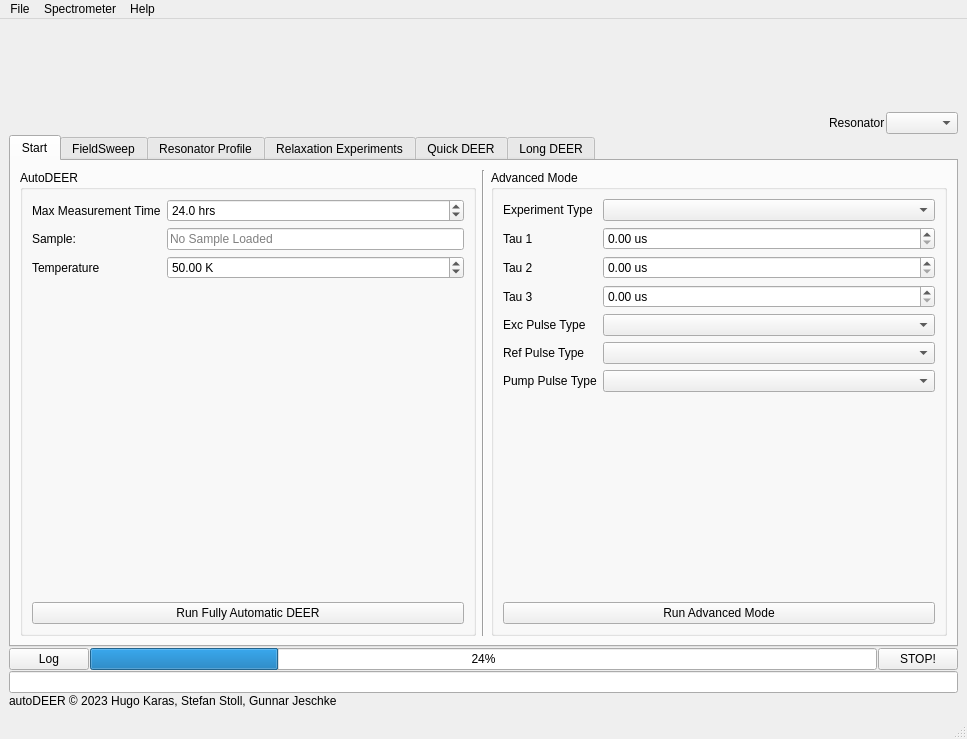
<?xml version="1.0" encoding="UTF-8"?>
<ui version="4.0">
 <class>MainWindow</class>
 <widget class="QMainWindow" name="MainWindow">
  <property name="geometry">
   <rect>
    <x>0</x>
    <y>0</y>
    <width>967</width>
    <height>739</height>
   </rect>
  </property>
  <property name="windowTitle">
   <string>MainWindow</string>
  </property>
  <widget class="QWidget" name="centralwidget">
   <layout class="QHBoxLayout" name="horizontalLayout_2">
    <item>
     <layout class="QVBoxLayout" name="verticalLayout">
      <property name="spacing">
       <number>1</number>
      </property>
      <item>
       <spacer name="verticalSpacer">
        <property name="orientation">
         <enum>Qt::Vertical</enum>
        </property>
        <property name="sizeHint" stdset="0">
         <size>
          <width>20</width>
          <height>40</height>
         </size>
        </property>
       </spacer>
      </item>
      <item>
       <layout class="QHBoxLayout" name="logobar">
        <item>
         <widget class="QLabel" name="logo">
          <property name="sizePolicy">
           <sizepolicy hsizetype="Maximum" vsizetype="Maximum">
            <horstretch>0</horstretch>
            <verstretch>0</verstretch>
           </sizepolicy>
          </property>
          <property name="maximumSize">
           <size>
            <width>400</width>
            <height>100</height>
           </size>
          </property>
          <property name="text">
           <string notr="true"/>
          </property>
         </widget>
        </item>
        <item>
         <spacer name="horizontalSpacer">
          <property name="orientation">
           <enum>Qt::Horizontal</enum>
          </property>
          <property name="sizeHint" stdset="0">
           <size>
            <width>40</width>
            <height>20</height>
           </size>
          </property>
         </spacer>
        </item>
        <item>
         <layout class="QFormLayout" name="formLayout_4">
          <item row="0" column="0">
           <widget class="QLabel" name="resonatorLabel">
            <property name="text">
             <string>Resonator</string>
            </property>
           </widget>
          </item>
          <item row="0" column="1">
           <widget class="QComboBox" name="resonatorComboBox"/>
          </item>
         </layout>
        </item>
       </layout>
      </item>
      <item>
       <widget class="QTabWidget" name="Tab_widget">
        <property name="tabPosition">
         <enum>QTabWidget::North</enum>
        </property>
        <property name="tabShape">
         <enum>QTabWidget::Rounded</enum>
        </property>
        <property name="currentIndex">
         <number>0</number>
        </property>
        <property name="elideMode">
         <enum>Qt::ElideRight</enum>
        </property>
        <property name="usesScrollButtons">
         <bool>false</bool>
        </property>
        <property name="documentMode">
         <bool>false</bool>
        </property>
        <property name="tabsClosable">
         <bool>false</bool>
        </property>
        <property name="tabBarAutoHide">
         <bool>false</bool>
        </property>
        <widget class="QWidget" name="startTab">
         <attribute name="title">
          <string>Start</string>
         </attribute>
         <layout class="QHBoxLayout" name="horizontalLayout_10">
          <item>
           <widget class="QGroupBox" name="groupBox_2">
            <property name="sizePolicy">
             <sizepolicy hsizetype="Preferred" vsizetype="MinimumExpanding">
              <horstretch>1</horstretch>
              <verstretch>0</verstretch>
             </sizepolicy>
            </property>
            <property name="minimumSize">
             <size>
              <width>150</width>
              <height>0</height>
             </size>
            </property>
            <property name="title">
             <string>AutoDEER</string>
            </property>
            <layout class="QVBoxLayout" name="verticalLayout_8">
             <item>
              <layout class="QFormLayout" name="formLayout_2">
               <item row="0" column="0">
                <widget class="QLabel" name="label_11">
                 <property name="text">
                  <string>Max Measurement Time</string>
                 </property>
                </widget>
               </item>
               <item row="0" column="1">
                <widget class="QDoubleSpinBox" name="MaxTime">
                 <property name="suffix">
                  <string> hrs</string>
                 </property>
                 <property name="decimals">
                  <number>1</number>
                 </property>
                 <property name="singleStep">
                  <double>0.500000000000000</double>
                 </property>
                 <property name="value">
                  <double>24.000000000000000</double>
                 </property>
                </widget>
               </item>
               <item row="1" column="0">
                <widget class="QLabel" name="label_2">
                 <property name="text">
                  <string>Sample:</string>
                 </property>
                </widget>
               </item>
               <item row="1" column="1">
                <widget class="QLineEdit" name="SampleName">
                 <property name="readOnly">
                  <bool>false</bool>
                 </property>
                 <property name="placeholderText">
                  <string>No Sample Loaded</string>
                 </property>
                </widget>
               </item>
               <item row="2" column="0">
                <widget class="QLabel" name="label_12">
                 <property name="text">
                  <string>Temperature</string>
                 </property>
                </widget>
               </item>
               <item row="2" column="1">
                <widget class="QDoubleSpinBox" name="TempValue">
                 <property name="suffix">
                  <string> K</string>
                 </property>
                 <property name="value">
                  <double>50.000000000000000</double>
                 </property>
                </widget>
               </item>
              </layout>
             </item>
             <item>
              <widget class="QPushButton" name="FullyAutoButton">
               <property name="enabled">
                <bool>true</bool>
               </property>
               <property name="text">
                <string>Run Fully Automatic DEER</string>
               </property>
              </widget>
             </item>
            </layout>
           </widget>
          </item>
          <item>
           <widget class="Line" name="line">
            <property name="orientation">
             <enum>Qt::Vertical</enum>
            </property>
           </widget>
          </item>
          <item>
           <widget class="QGroupBox" name="groupBox">
            <property name="sizePolicy">
             <sizepolicy hsizetype="MinimumExpanding" vsizetype="Preferred">
              <horstretch>1</horstretch>
              <verstretch>0</verstretch>
             </sizepolicy>
            </property>
            <property name="minimumSize">
             <size>
              <width>150</width>
              <height>0</height>
             </size>
            </property>
            <property name="title">
             <string>Advanced Mode</string>
            </property>
            <layout class="QVBoxLayout" name="verticalLayout_9">
             <item>
              <layout class="QFormLayout" name="formLayout">
               <item row="1" column="0">
                <widget class="QLabel" name="label_7">
                 <property name="text">
                  <string>Experiment Type</string>
                 </property>
                </widget>
               </item>
               <item row="1" column="1">
                <widget class="QComboBox" name="Exp_types"/>
               </item>
               <item row="2" column="0">
                <widget class="QLabel" name="label_8">
                 <property name="text">
                  <string>Tau 1</string>
                 </property>
                </widget>
               </item>
               <item row="2" column="1">
                <widget class="QDoubleSpinBox" name="Tau1Value">
                 <property name="toolTip">
                  <string>If set to zero, this value will be calculated automatically. </string>
                 </property>
                 <property name="suffix">
                  <string> us</string>
                 </property>
                </widget>
               </item>
               <item row="3" column="0">
                <widget class="QLabel" name="label_9">
                 <property name="text">
                  <string>Tau 2</string>
                 </property>
                </widget>
               </item>
               <item row="3" column="1">
                <widget class="QDoubleSpinBox" name="Tau2Value">
                 <property name="toolTip">
                  <string>If set to zero, this value will be calculated automatically. </string>
                 </property>
                 <property name="suffix">
                  <string> us</string>
                 </property>
                </widget>
               </item>
               <item row="4" column="0">
                <widget class="QLabel" name="label_10">
                 <property name="text">
                  <string>Tau 3</string>
                 </property>
                </widget>
               </item>
               <item row="4" column="1">
                <widget class="QDoubleSpinBox" name="Tau3Value">
                 <property name="toolTip">
                  <string>If set to zero, this value will be calculated automatically. </string>
                 </property>
                 <property name="suffix">
                  <string> us</string>
                 </property>
                </widget>
               </item>
               <item row="5" column="0">
                <widget class="QLabel" name="label_13">
                 <property name="text">
                  <string>Exc Pulse Type</string>
                 </property>
                </widget>
               </item>
               <item row="5" column="1">
                <widget class="QComboBox" name="ExcPulseSelect"/>
               </item>
               <item row="6" column="0">
                <widget class="QLabel" name="label_14">
                 <property name="text">
                  <string>Ref Pulse Type</string>
                 </property>
                </widget>
               </item>
               <item row="6" column="1">
                <widget class="QComboBox" name="RefPulseSelect"/>
               </item>
               <item row="7" column="0">
                <widget class="QLabel" name="label_15">
                 <property name="text">
                  <string>Pump Pulse Type</string>
                 </property>
                </widget>
               </item>
               <item row="7" column="1">
                <widget class="QComboBox" name="PumpPulseSelect"/>
               </item>
              </layout>
             </item>
             <item>
              <widget class="QPushButton" name="AdvancedAutoButton">
               <property name="text">
                <string>Run Advanced Mode</string>
               </property>
              </widget>
             </item>
            </layout>
           </widget>
          </item>
         </layout>
        </widget>
        <widget class="QWidget" name="fsweep">
         <attribute name="title">
          <string>FieldSweep</string>
         </attribute>
         <layout class="QVBoxLayout" name="verticalLayout_5">
          <item>
           <layout class="QHBoxLayout" name="horizontalLayout_5">
            <item>
             <layout class="QVBoxLayout" name="fsweep_v_left">
              <item>
               <layout class="QHBoxLayout" name="horizontalLayout_4">
                <item>
                 <widget class="QToolButton" name="Load_button">
                  <property name="toolTip">
                   <string>Load a dataset</string>
                  </property>
                  <property name="toolTipDuration">
                   <number>-1</number>
                  </property>
                  <property name="text">
                   <string>...</string>
                  </property>
                  <property name="icon">
                   <iconset resource="resources_file.qrc">
                    <normaloff>:/icons/resources/upload.png</normaloff>:/icons/resources/upload.png</iconset>
                  </property>
                  <property name="iconSize">
                   <size>
                    <width>20</width>
                    <height>20</height>
                   </size>
                  </property>
                 </widget>
                </item>
                <item>
                 <widget class="QToolButton" name="Refresh_button">
                  <property name="toolTip">
                   <string>Run/Rerun analysis</string>
                  </property>
                  <property name="text">
                   <string notr="true"/>
                  </property>
                  <property name="icon">
                   <iconset resource="resources_file.qrc">
                    <normaloff>:/icons/resources/refresh.png</normaloff>:/icons/resources/refresh.png</iconset>
                  </property>
                  <property name="iconSize">
                   <size>
                    <width>20</width>
                    <height>20</height>
                   </size>
                  </property>
                 </widget>
                </item>
                <item>
                 <widget class="QToolButton" name="Run_button">
                  <property name="toolTip">
                   <string>Run/Rerun measurment</string>
                  </property>
                  <property name="text">
                   <string notr="true"/>
                  </property>
                  <property name="icon">
                   <iconset resource="resources_file.qrc">
                    <normaloff>:/icons/resources/play.png</normaloff>:/icons/resources/play.png</iconset>
                  </property>
                  <property name="iconSize">
                   <size>
                    <width>20</width>
                    <height>20</height>
                   </size>
                  </property>
                 </widget>
                </item>
                <item>
                 <spacer name="horizontalSpacer_3">
                  <property name="orientation">
                   <enum>Qt::Horizontal</enum>
                  </property>
                  <property name="sizeHint" stdset="0">
                   <size>
                    <width>40</width>
                    <height>20</height>
                   </size>
                  </property>
                 </spacer>
                </item>
               </layout>
              </item>
              <item>
               <widget class="QWidget" name="fsweep_plot" native="true">
                <property name="sizePolicy">
                 <sizepolicy hsizetype="Preferred" vsizetype="Expanding">
                  <horstretch>0</horstretch>
                  <verstretch>0</verstretch>
                 </sizepolicy>
                </property>
               </widget>
              </item>
             </layout>
            </item>
            <item>
             <layout class="QVBoxLayout" name="verticalLayout_2">
              <item>
               <layout class="QHBoxLayout" name="horizontalLayout_3">
                <item>
                 <widget class="QLabel" name="label_3">
                  <property name="text">
                   <string>Experimental Parameters</string>
                  </property>
                 </widget>
                </item>
                <item>
                 <spacer name="horizontalSpacer_2">
                  <property name="orientation">
                   <enum>Qt::Horizontal</enum>
                  </property>
                  <property name="sizeHint" stdset="0">
                   <size>
                    <width>40</width>
                    <height>20</height>
                   </size>
                  </property>
                 </spacer>
                </item>
               </layout>
              </item>
              <item>
               <widget class="QTableWidget" name="fsweep_exp_table">
                <column>
                 <property name="text">
                  <string>Parameter</string>
                 </property>
                </column>
                <column>
                 <property name="text">
                  <string>Value</string>
                 </property>
                </column>
                <column>
                 <property name="text">
                  <string>Unit</string>
                 </property>
                </column>
               </widget>
              </item>
              <item>
               <widget class="QLabel" name="label_4">
                <property name="text">
                 <string>Analysis</string>
                </property>
               </widget>
              </item>
              <item>
               <widget class="QTableWidget" name="fsweep_analysis_table">
                <property name="editTriggers">
                 <set>QAbstractItemView::NoEditTriggers</set>
                </property>
                <property name="dragDropOverwriteMode">
                 <bool>false</bool>
                </property>
                <property name="sortingEnabled">
                 <bool>false</bool>
                </property>
                <property name="rowCount">
                 <number>1</number>
                </property>
                <row/>
                <column>
                 <property name="text">
                  <string>Parameter</string>
                 </property>
                </column>
                <column>
                 <property name="text">
                  <string>Value</string>
                 </property>
                </column>
                <column>
                 <property name="text">
                  <string>95% CI</string>
                 </property>
                </column>
                <column>
                 <property name="text">
                  <string>Unit</string>
                 </property>
                </column>
               </widget>
              </item>
             </layout>
            </item>
           </layout>
          </item>
         </layout>
        </widget>
        <widget class="QWidget" name="respro">
         <attribute name="title">
          <string>Resonator Profile</string>
         </attribute>
         <layout class="QVBoxLayout" name="verticalLayout_6">
          <item>
           <layout class="QHBoxLayout" name="horizontalLayout_6">
            <item>
             <layout class="QVBoxLayout" name="respro_v_left">
              <item>
               <layout class="QHBoxLayout" name="horizontalLayout_7">
                <item>
                 <widget class="QToolButton" name="respro_Load_button">
                  <property name="toolTip">
                   <string>Load a dataset</string>
                  </property>
                  <property name="toolTipDuration">
                   <number>-1</number>
                  </property>
                  <property name="text">
                   <string>...</string>
                  </property>
                  <property name="icon">
                   <iconset resource="resources_file.qrc">
                    <normaloff>:/icons/resources/upload.png</normaloff>:/icons/resources/upload.png</iconset>
                  </property>
                  <property name="iconSize">
                   <size>
                    <width>20</width>
                    <height>20</height>
                   </size>
                  </property>
                 </widget>
                </item>
                <item>
                 <widget class="QToolButton" name="respro_Refresh_button">
                  <property name="toolTip">
                   <string>Run/Rerun analysis</string>
                  </property>
                  <property name="text">
                   <string notr="true"/>
                  </property>
                  <property name="icon">
                   <iconset resource="resources_file.qrc">
                    <normaloff>:/icons/resources/refresh.png</normaloff>:/icons/resources/refresh.png</iconset>
                  </property>
                  <property name="iconSize">
                   <size>
                    <width>20</width>
                    <height>20</height>
                   </size>
                  </property>
                 </widget>
                </item>
                <item>
                 <widget class="QToolButton" name="respro_Run_button">
                  <property name="toolTip">
                   <string>Run/Rerun measurment</string>
                  </property>
                  <property name="text">
                   <string notr="true"/>
                  </property>
                  <property name="icon">
                   <iconset resource="resources_file.qrc">
                    <normaloff>:/icons/resources/play.png</normaloff>:/icons/resources/play.png</iconset>
                  </property>
                  <property name="iconSize">
                   <size>
                    <width>20</width>
                    <height>20</height>
                   </size>
                  </property>
                 </widget>
                </item>
                <item>
                 <spacer name="horizontalSpacer_4">
                  <property name="orientation">
                   <enum>Qt::Horizontal</enum>
                  </property>
                  <property name="sizeHint" stdset="0">
                   <size>
                    <width>40</width>
                    <height>20</height>
                   </size>
                  </property>
                 </spacer>
                </item>
               </layout>
              </item>
             </layout>
            </item>
            <item>
             <layout class="QVBoxLayout" name="verticalLayout_3">
              <item>
               <layout class="QHBoxLayout" name="horizontalLayout_8">
                <item>
                 <widget class="QLabel" name="label_5">
                  <property name="text">
                   <string>Experimental Parameters</string>
                  </property>
                 </widget>
                </item>
                <item>
                 <spacer name="horizontalSpacer_5">
                  <property name="orientation">
                   <enum>Qt::Horizontal</enum>
                  </property>
                  <property name="sizeHint" stdset="0">
                   <size>
                    <width>40</width>
                    <height>20</height>
                   </size>
                  </property>
                 </spacer>
                </item>
               </layout>
              </item>
              <item>
               <widget class="QTableWidget" name="respro_exp_table">
                <column>
                 <property name="text">
                  <string>Parameter</string>
                 </property>
                </column>
                <column>
                 <property name="text">
                  <string>Value</string>
                 </property>
                </column>
                <column>
                 <property name="text">
                  <string>Unit</string>
                 </property>
                </column>
               </widget>
              </item>
              <item>
               <widget class="QLabel" name="label_6">
                <property name="text">
                 <string>Analysis</string>
                </property>
               </widget>
              </item>
              <item>
               <widget class="QTableWidget" name="respro_analysis_table">
                <property name="editTriggers">
                 <set>QAbstractItemView::NoEditTriggers</set>
                </property>
                <property name="dragDropOverwriteMode">
                 <bool>false</bool>
                </property>
                <property name="sortingEnabled">
                 <bool>false</bool>
                </property>
                <property name="rowCount">
                 <number>1</number>
                </property>
                <row/>
                <column>
                 <property name="text">
                  <string>Parameter</string>
                 </property>
                </column>
                <column>
                 <property name="text">
                  <string>Value</string>
                 </property>
                </column>
                <column>
                 <property name="text">
                  <string>95% CI</string>
                 </property>
                </column>
                <column>
                 <property name="text">
                  <string>Unit</string>
                 </property>
                </column>
               </widget>
              </item>
              <item>
               <layout class="QHBoxLayout" name="horizontalLayout_9">
                <item>
                 <widget class="QPushButton" name="OptimisePulsesButton">
                  <property name="text">
                   <string>Optimise Pulses</string>
                  </property>
                 </widget>
                </item>
                <item>
                 <spacer name="horizontalSpacer_6">
                  <property name="orientation">
                   <enum>Qt::Horizontal</enum>
                  </property>
                  <property name="sizeHint" stdset="0">
                   <size>
                    <width>40</width>
                    <height>20</height>
                   </size>
                  </property>
                 </spacer>
                </item>
               </layout>
              </item>
             </layout>
            </item>
           </layout>
          </item>
         </layout>
        </widget>
        <widget class="QWidget" name="relax">
         <attribute name="title">
          <string>Relaxation Experiments</string>
         </attribute>
         <layout class="QHBoxLayout" name="horizontalLayout_14">
          <item>
           <layout class="QHBoxLayout" name="horizontalLayout_11">
            <item>
             <layout class="QVBoxLayout" name="relax_v_left">
              <item>
               <layout class="QHBoxLayout" name="horizontalLayout_12">
                <item>
                 <widget class="QToolButton" name="relax_Load_button">
                  <property name="toolTip">
                   <string>Load a dataset</string>
                  </property>
                  <property name="toolTipDuration">
                   <number>-1</number>
                  </property>
                  <property name="text">
                   <string>...</string>
                  </property>
                  <property name="icon">
                   <iconset resource="resources_file.qrc">
                    <normaloff>:/icons/resources/upload.png</normaloff>:/icons/resources/upload.png</iconset>
                  </property>
                  <property name="iconSize">
                   <size>
                    <width>20</width>
                    <height>20</height>
                   </size>
                  </property>
                 </widget>
                </item>
                <item>
                 <widget class="QToolButton" name="relax_Refresh_button">
                  <property name="toolTip">
                   <string>Run/Rerun analysis</string>
                  </property>
                  <property name="text">
                   <string notr="true"/>
                  </property>
                  <property name="icon">
                   <iconset resource="resources_file.qrc">
                    <normaloff>:/icons/resources/refresh.png</normaloff>:/icons/resources/refresh.png</iconset>
                  </property>
                  <property name="iconSize">
                   <size>
                    <width>20</width>
                    <height>20</height>
                   </size>
                  </property>
                 </widget>
                </item>
                <item>
                 <widget class="QToolButton" name="relax_Run_button">
                  <property name="toolTip">
                   <string>Run/Rerun measurment</string>
                  </property>
                  <property name="text">
                   <string notr="true"/>
                  </property>
                  <property name="icon">
                   <iconset resource="resources_file.qrc">
                    <normaloff>:/icons/resources/play.png</normaloff>:/icons/resources/play.png</iconset>
                  </property>
                  <property name="iconSize">
                   <size>
                    <width>20</width>
                    <height>20</height>
                   </size>
                  </property>
                 </widget>
                </item>
                <item>
                 <spacer name="horizontalSpacer_7">
                  <property name="orientation">
                   <enum>Qt::Horizontal</enum>
                  </property>
                  <property name="sizeHint" stdset="0">
                   <size>
                    <width>40</width>
                    <height>20</height>
                   </size>
                  </property>
                 </spacer>
                </item>
               </layout>
              </item>
             </layout>
            </item>
            <item>
             <layout class="QVBoxLayout" name="verticalLayout_12">
              <item>
               <layout class="QHBoxLayout" name="horizontalLayout_13">
                <item>
                 <widget class="QLabel" name="label_16">
                  <property name="text">
                   <string>Experimental Parameters</string>
                  </property>
                 </widget>
                </item>
                <item>
                 <spacer name="horizontalSpacer_8">
                  <property name="orientation">
                   <enum>Qt::Horizontal</enum>
                  </property>
                  <property name="sizeHint" stdset="0">
                   <size>
                    <width>40</width>
                    <height>20</height>
                   </size>
                  </property>
                 </spacer>
                </item>
               </layout>
              </item>
              <item>
               <layout class="QFormLayout" name="formLayout_3">
                <item row="0" column="0">
                 <widget class="QLabel" name="label_18">
                  <property name="text">
                   <string>Optimal Experiment</string>
                  </property>
                 </widget>
                </item>
                <item row="1" column="0">
                 <widget class="QLabel" name="label_19">
                  <property name="text">
                   <string>Dipolar Evolution Time @2hrs</string>
                  </property>
                 </widget>
                </item>
                <item row="1" column="1">
                 <widget class="QDoubleSpinBox" name="DipolarEvo2hrs">
                  <property name="readOnly">
                   <bool>true</bool>
                  </property>
                  <property name="suffix">
                   <string> us</string>
                  </property>
                 </widget>
                </item>
                <item row="0" column="1">
                 <widget class="QLineEdit" name="OptimalExperiment">
                  <property name="readOnly">
                   <bool>true</bool>
                  </property>
                  <property name="placeholderText">
                   <string>5pDEER</string>
                  </property>
                 </widget>
                </item>
                <item row="2" column="0">
                 <widget class="QLabel" name="label_20">
                  <property name="text">
                   <string>Max Dipolar Evolution Time</string>
                  </property>
                 </widget>
                </item>
                <item row="2" column="1">
                 <widget class="QDoubleSpinBox" name="MaxDipolarEvo">
                  <property name="readOnly">
                   <bool>true</bool>
                  </property>
                  <property name="suffix">
                   <string> us</string>
                  </property>
                 </widget>
                </item>
               </layout>
              </item>
             </layout>
            </item>
           </layout>
          </item>
         </layout>
        </widget>
        <widget class="DEERplot" name="q_DEER">
         <attribute name="title">
          <string>Quick DEER</string>
         </attribute>
         <layout class="QVBoxLayout" name="verticalLayout_7"/>
        </widget>
        <widget class="QWidget" name="longDEER">
         <attribute name="title">
          <string>Long DEER</string>
         </attribute>
         <layout class="QVBoxLayout" name="verticalLayout_10">
          <item>
           <widget class="DEERplot" name="longdeer_widget" native="true"/>
          </item>
         </layout>
        </widget>
       </widget>
      </item>
      <item>
       <layout class="QHBoxLayout" name="horizontalLayout">
        <item>
         <widget class="QPushButton" name="pushButton_3">
          <property name="text">
           <string>Log</string>
          </property>
         </widget>
        </item>
        <item>
         <widget class="QProgressBar" name="progressBar">
          <property name="value">
           <number>24</number>
          </property>
         </widget>
        </item>
        <item>
         <widget class="QPushButton" name="stopButton">
          <property name="text">
           <string>STOP!</string>
          </property>
         </widget>
        </item>
       </layout>
      </item>
      <item>
       <widget class="QLineEdit" name="msgbar">
        <property name="readOnly">
         <bool>true</bool>
        </property>
       </widget>
      </item>
      <item>
       <widget class="QLabel" name="label">
        <property name="text">
         <string>autoDEER © 2023 Hugo Karas, Stefan Stoll, Gunnar Jeschke</string>
        </property>
       </widget>
      </item>
     </layout>
    </item>
   </layout>
  </widget>
  <widget class="QMenuBar" name="menubar">
   <property name="geometry">
    <rect>
     <x>0</x>
     <y>0</y>
     <width>967</width>
     <height>24</height>
    </rect>
   </property>
   <widget class="QMenu" name="menuFile">
    <property name="title">
     <string>File</string>
    </property>
    <addaction name="actionAbout"/>
    <addaction name="actionLoad"/>
    <addaction name="actionSave"/>
   </widget>
   <widget class="QMenu" name="menuHelp">
    <property name="title">
     <string>Help</string>
    </property>
    <addaction name="actionDocumentation"/>
    <addaction name="actionDiscussions"/>
    <addaction name="actionIssues"/>
    <addaction name="actionGitHub"/>
   </widget>
   <widget class="QMenu" name="menuSpectrometer">
    <property name="title">
     <string>Spectrometer</string>
    </property>
    <addaction name="actionLoadConfig"/>
    <addaction name="actionConnect"/>
   </widget>
   <addaction name="menuFile"/>
   <addaction name="menuSpectrometer"/>
   <addaction name="menuHelp"/>
  </widget>
  <widget class="QStatusBar" name="statusbar"/>
  <action name="actionLoad">
   <property name="text">
    <string>Load</string>
   </property>
  </action>
  <action name="actionSave">
   <property name="text">
    <string>Save</string>
   </property>
  </action>
  <action name="actionAbout">
   <property name="text">
    <string>About</string>
   </property>
  </action>
  <action name="actionNew">
   <property name="text">
    <string>New</string>
   </property>
  </action>
  <action name="actionLoadConfig">
   <property name="text">
    <string>Load Config File</string>
   </property>
  </action>
  <action name="actionConnect">
   <property name="text">
    <string>Connect</string>
   </property>
  </action>
  <action name="actionDocumentation">
   <property name="text">
    <string>Documentation</string>
   </property>
  </action>
  <action name="actionDiscussions">
   <property name="text">
    <string>Discussion Board</string>
   </property>
  </action>
  <action name="actionIssues">
   <property name="text">
    <string>Report Issues</string>
   </property>
  </action>
  <action name="actionNew_2">
   <property name="text">
    <string>New</string>
   </property>
  </action>
  <action name="actionLoad_3">
   <property name="text">
    <string>Load</string>
   </property>
  </action>
  <action name="actionEdit">
   <property name="text">
    <string>Edit</string>
   </property>
  </action>
  <action name="actionGitHub">
   <property name="text">
    <string>Github</string>
   </property>
  </action>
 </widget>
 <customwidgets>
  <customwidget>
   <class>DEERplot</class>
   <extends>QWidget</extends>
   <header>quickdeer.h</header>
   <container>1</container>
  </customwidget>
 </customwidgets>
 <resources>
  <include location="resources_file.qrc"/>
 </resources>
 <connections/>
</ui>
